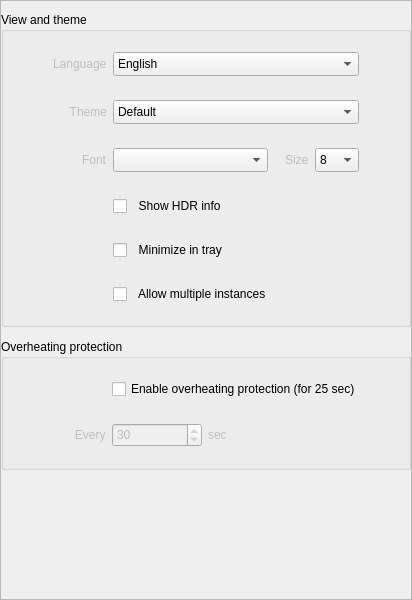
              <widget class="QWidget" name="tab_2">
               <attribute name="title">
                <string>Advanced</string>
               </attribute>
               <layout class="QGridLayout" name="gridLayout_11">
                <property name="leftMargin">
                 <number>0</number>
                </property>
                <property name="topMargin">
                 <number>0</number>
                </property>
                <property name="rightMargin">
                 <number>0</number>
                </property>
                <property name="bottomMargin">
                 <number>0</number>
                </property>
                <property name="spacing">
                 <number>0</number>
                </property>
                <item row="0" column="0">
                 <widget class="QFrame" name="frameAltTab_2">
                  <property name="minimumSize">
                   <size>
                    <width>0</width>
                    <height>600</height>
                   </size>
                  </property>
                  <property name="frameShape">
                   <enum>QFrame::StyledPanel</enum>
                  </property>
                  <property name="frameShadow">
                   <enum>QFrame::Raised</enum>
                  </property>
                  <layout class="QGridLayout" name="gridLayout_18">
                   <property name="leftMargin">
                    <number>0</number>
                   </property>
                   <property name="topMargin">
                    <number>11</number>
                   </property>
                   <property name="rightMargin">
                    <number>0</number>
                   </property>
                   <property name="bottomMargin">
                    <number>0</number>
                   </property>
                   <property name="verticalSpacing">
                    <number>0</number>
                   </property>
                   <item row="0" column="0">
                    <widget class="QGroupBox" name="groupBoxSettings_4">
                     <property name="title">
                      <string>View and theme</string>
                     </property>
                     <layout class="QGridLayout" name="gridLayout_19">
                      <property name="topMargin">
                       <number>20</number>
                      </property>
                      <property name="bottomMargin">
                       <number>20</number>
                      </property>
                      <item row="0" column="0">
                       <layout class="QGridLayout" name="gridLayout_20">
                        <property name="leftMargin">
                         <number>0</number>
                        </property>
                        <property name="topMargin">
                         <number>0</number>
                        </property>
                        <property name="rightMargin">
                         <number>0</number>
                        </property>
                        <item row="8" column="2" alignment="Qt::AlignLeft">
                         <widget class="QCheckBox" name="checkBox_tray">
                          <property name="maximumSize">
                           <size>
                            <width>600</width>
                            <height>30</height>
                           </size>
                          </property>
                          <property name="text">
                           <string>  Minimize in tray</string>
                          </property>
                         </widget>
                        </item>
                        <item row="4" column="1" alignment="Qt::AlignRight">
                         <widget class="QLabel" name="label_font">
                          <property name="enabled">
                           <bool>false</bool>
                          </property>
                          <property name="text">
                           <string>Font</string>
                          </property>
                         </widget>
                        </item>
                        <item row="2" column="2" colspan="4">
                         <widget class="QComboBox" name="comboBox_theme">
                          <property name="enabled">
                           <bool>true</bool>
                          </property>
                          <property name="sizePolicy">
                           <sizepolicy hsizetype="Minimum" vsizetype="Fixed">
                            <horstretch>0</horstretch>
                            <verstretch>0</verstretch>
                           </sizepolicy>
                          </property>
                          <property name="minimumSize">
                           <size>
                            <width>246</width>
                            <height>24</height>
                           </size>
                          </property>
                          <property name="maximumSize">
                           <size>
                            <width>246</width>
                            <height>30</height>
                           </size>
                          </property>
                          <property name="styleSheet">
                           <string notr="true"/>
                          </property>
                          <property name="currentIndex">
                           <number>0</number>
                          </property>
                          <item>
                           <property name="text">
                            <string>Default</string>
                           </property>
                          </item>
                          <item>
                           <property name="text">
                            <string>Gray</string>
                           </property>
                          </item>
                          <item>
                           <property name="text">
                            <string>Dark</string>
                           </property>
                          </item>
                          <item>
                           <property name="text">
                            <string>Wave</string>
                           </property>
                          </item>
                         </widget>
                        </item>
                        <item row="0" column="2" colspan="4">
                         <widget class="QComboBox" name="comboBox_lang">
                          <property name="sizePolicy">
                           <sizepolicy hsizetype="Minimum" vsizetype="Fixed">
                            <horstretch>0</horstretch>
                            <verstretch>0</verstretch>
                           </sizepolicy>
                          </property>
                          <property name="minimumSize">
                           <size>
                            <width>246</width>
                            <height>24</height>
                           </size>
                          </property>
                          <property name="maximumSize">
                           <size>
                            <width>246</width>
                            <height>30</height>
                           </size>
                          </property>
                          <item>
                           <property name="text">
                            <string>English</string>
                           </property>
                          </item>
                          <item>
                           <property name="text">
                            <string>Chinese</string>
                           </property>
                          </item>
                          <item>
                           <property name="text">
                            <string>German</string>
                           </property>
                          </item>
                          <item>
                           <property name="text">
                            <string>Russian</string>
                           </property>
                          </item>
                         </widget>
                        </item>
                        <item row="0" column="1" alignment="Qt::AlignRight">
                         <widget class="QLabel" name="label_1">
                          <property name="enabled">
                           <bool>false</bool>
                          </property>
                          <property name="text">
                           <string>Language</string>
                          </property>
                         </widget>
                        </item>
                        <item row="7" column="2">
                         <spacer name="verticalSpacer_8">
                          <property name="orientation">
                           <enum>Qt::Vertical</enum>
                          </property>
                          <property name="sizeType">
                           <enum>QSizePolicy::Fixed</enum>
                          </property>
                          <property name="sizeHint" stdset="0">
                           <size>
                            <width>20</width>
                            <height>18</height>
                           </size>
                          </property>
                         </spacer>
                        </item>
                        <item row="2" column="1" alignment="Qt::AlignRight">
                         <widget class="QLabel" name="label_theme">
                          <property name="enabled">
                           <bool>false</bool>
                          </property>
                          <property name="sizePolicy">
                           <sizepolicy hsizetype="Preferred" vsizetype="Preferred">
                            <horstretch>0</horstretch>
                            <verstretch>0</verstretch>
                           </sizepolicy>
                          </property>
                          <property name="text">
                           <string>   Theme</string>
                          </property>
                          <property name="alignment">
                           <set>Qt::AlignRight|Qt::AlignTrailing|Qt::AlignVCenter</set>
                          </property>
                         </widget>
                        </item>
                        <item row="5" column="2">
                         <spacer name="verticalSpacer_6">
                          <property name="orientation">
                           <enum>Qt::Vertical</enum>
                          </property>
                          <property name="sizeType">
                           <enum>QSizePolicy::Fixed</enum>
                          </property>
                          <property name="sizeHint" stdset="0">
                           <size>
                            <width>20</width>
                            <height>18</height>
                           </size>
                          </property>
                         </spacer>
                        </item>
                        <item row="2" column="0">
                         <spacer name="horizontalSpacer_11">
                          <property name="orientation">
                           <enum>Qt::Horizontal</enum>
                          </property>
                          <property name="sizeType">
                           <enum>QSizePolicy::Expanding</enum>
                          </property>
                          <property name="sizeHint" stdset="0">
                           <size>
                            <width>40</width>
                            <height>20</height>
                           </size>
                          </property>
                         </spacer>
                        </item>
                        <item row="4" column="5" alignment="Qt::AlignRight">
                         <widget class="QComboBox" name="comboBox_fontsize">
                          <property name="sizePolicy">
                           <sizepolicy hsizetype="Minimum" vsizetype="Fixed">
                            <horstretch>0</horstretch>
                            <verstretch>0</verstretch>
                           </sizepolicy>
                          </property>
                          <property name="minimumSize">
                           <size>
                            <width>30</width>
                            <height>24</height>
                           </size>
                          </property>
                          <property name="maximumSize">
                           <size>
                            <width>50</width>
                            <height>30</height>
                           </size>
                          </property>
                          <item>
                           <property name="text">
                            <string notr="true">8</string>
                           </property>
                          </item>
                          <item>
                           <property name="text">
                            <string notr="true">9</string>
                           </property>
                          </item>
                          <item>
                           <property name="text">
                            <string notr="true">10</string>
                           </property>
                          </item>
                          <item>
                           <property name="text">
                            <string notr="true">11</string>
                           </property>
                          </item>
                          <item>
                           <property name="text">
                            <string notr="true">12</string>
                           </property>
                          </item>
                         </widget>
                        </item>
                        <item row="4" column="6">
                         <spacer name="horizontalSpacer_10">
                          <property name="orientation">
                           <enum>Qt::Horizontal</enum>
                          </property>
                          <property name="sizeHint" stdset="0">
                           <size>
                            <width>40</width>
                            <height>20</height>
                           </size>
                          </property>
                         </spacer>
                        </item>
                        <item row="2" column="6">
                         <spacer name="horizontalSpacer_9">
                          <property name="orientation">
                           <enum>Qt::Horizontal</enum>
                          </property>
                          <property name="sizeHint" stdset="0">
                           <size>
                            <width>40</width>
                            <height>20</height>
                           </size>
                          </property>
                         </spacer>
                        </item>
                        <item row="4" column="4" alignment="Qt::AlignRight">
                         <widget class="QLabel" name="label_fontSize">
                          <property name="enabled">
                           <bool>false</bool>
                          </property>
                          <property name="text">
                           <string>Size</string>
                          </property>
                         </widget>
                        </item>
                        <item row="3" column="2">
                         <spacer name="verticalSpacer_16">
                          <property name="orientation">
                           <enum>Qt::Vertical</enum>
                          </property>
                          <property name="sizeType">
                           <enum>QSizePolicy::Fixed</enum>
                          </property>
                          <property name="sizeHint" stdset="0">
                           <size>
                            <width>20</width>
                            <height>18</height>
                           </size>
                          </property>
                         </spacer>
                        </item>
                        <item row="6" column="2">
                         <widget class="QCheckBox" name="checkBox_showHDR">
                          <property name="enabled">
                           <bool>true</bool>
                          </property>
                          <property name="sizePolicy">
                           <sizepolicy hsizetype="Minimum" vsizetype="Fixed">
                            <horstretch>0</horstretch>
                            <verstretch>0</verstretch>
                           </sizepolicy>
                          </property>
                          <property name="maximumSize">
                           <size>
                            <width>600</width>
                            <height>30</height>
                           </size>
                          </property>
                          <property name="styleSheet">
                           <string notr="true"/>
                          </property>
                          <property name="text">
                           <string>  Show HDR info</string>
                          </property>
                          <property name="checkable">
                           <bool>true</bool>
                          </property>
                          <property name="checked">
                           <bool>false</bool>
                          </property>
                         </widget>
                        </item>
                        <item row="4" column="2" colspan="2" alignment="Qt::AlignLeft">
                         <widget class="QComboBox" name="comboBox_font">
                          <property name="sizePolicy">
                           <sizepolicy hsizetype="Preferred" vsizetype="Fixed">
                            <horstretch>0</horstretch>
                            <verstretch>0</verstretch>
                           </sizepolicy>
                          </property>
                          <property name="minimumSize">
                           <size>
                            <width>155</width>
                            <height>24</height>
                           </size>
                          </property>
                          <property name="maximumSize">
                           <size>
                            <width>155</width>
                            <height>30</height>
                           </size>
                          </property>
                         </widget>
                        </item>
                        <item row="1" column="2">
                         <spacer name="verticalSpacer_15">
                          <property name="orientation">
                           <enum>Qt::Vertical</enum>
                          </property>
                          <property name="sizeType">
                           <enum>QSizePolicy::Fixed</enum>
                          </property>
                          <property name="sizeHint" stdset="0">
                           <size>
                            <width>20</width>
                            <height>18</height>
                           </size>
                          </property>
                         </spacer>
                        </item>
                        <item row="9" column="2">
                         <spacer name="verticalSpacer_17">
                          <property name="orientation">
                           <enum>Qt::Vertical</enum>
                          </property>
                          <property name="sizeType">
                           <enum>QSizePolicy::Fixed</enum>
                          </property>
                          <property name="sizeHint" stdset="0">
                           <size>
                            <width>20</width>
                            <height>18</height>
                           </size>
                          </property>
                         </spacer>
                        </item>
                        <item row="10" column="2" colspan="3">
                         <widget class="QCheckBox" name="checkBox_allowDuplicates">
                          <property name="maximumSize">
                           <size>
                            <width>600</width>
                            <height>30</height>
                           </size>
                          </property>
                          <property name="text">
                           <string>  Allow multiple instances</string>
                          </property>
                         </widget>
                        </item>
                       </layout>
                      </item>
                     </layout>
                    </widget>
                   </item>
                   <item row="1" column="0">
                    <spacer name="verticalSpacer_7">
                     <property name="orientation">
                      <enum>Qt::Vertical</enum>
                     </property>
                     <property name="sizeType">
                      <enum>QSizePolicy::Fixed</enum>
                     </property>
                     <property name="sizeHint" stdset="0">
                      <size>
                       <width>20</width>
                       <height>12</height>
                      </size>
                     </property>
                    </spacer>
                   </item>
                   <item row="4" column="0">
                    <spacer name="verticalSpacer_5">
                     <property name="orientation">
                      <enum>Qt::Vertical</enum>
                     </property>
                     <property name="sizeHint" stdset="0">
                      <size>
                       <width>20</width>
                       <height>6</height>
                      </size>
                     </property>
                    </spacer>
                   </item>
                   <item row="2" column="0">
                    <widget class="QGroupBox" name="groupBoxSettings_3">
                     <property name="title">
                      <string>Overheating protection</string>
                     </property>
                     <layout class="QGridLayout" name="gridLayout_17">
                      <property name="topMargin">
                       <number>20</number>
                      </property>
                      <property name="bottomMargin">
                       <number>20</number>
                      </property>
                      <item row="0" column="0">
                       <layout class="QGridLayout" name="gridLayout_16">
                        <property name="leftMargin">
                         <number>0</number>
                        </property>
                        <property name="rightMargin">
                         <number>0</number>
                        </property>
                        <item row="2" column="2">
                         <widget class="QSpinBox" name="spinBox_protectionTimer">
                          <property name="enabled">
                           <bool>false</bool>
                          </property>
                          <property name="sizePolicy">
                           <sizepolicy hsizetype="Minimum" vsizetype="Fixed">
                            <horstretch>0</horstretch>
                            <verstretch>0</verstretch>
                           </sizepolicy>
                          </property>
                          <property name="minimumSize">
                           <size>
                            <width>30</width>
                            <height>24</height>
                           </size>
                          </property>
                          <property name="maximumSize">
                           <size>
                            <width>90</width>
                            <height>30</height>
                           </size>
                          </property>
                          <property name="styleSheet">
                           <string notr="true"/>
                          </property>
                          <property name="specialValueText">
                           <string notr="true"/>
                          </property>
                          <property name="suffix">
                           <string notr="true"/>
                          </property>
                          <property name="prefix">
                           <string notr="true"/>
                          </property>
                          <property name="minimum">
                           <number>15</number>
                          </property>
                          <property name="maximum">
                           <number>1800</number>
                          </property>
                          <property name="value">
                           <number>30</number>
                          </property>
                         </widget>
                        </item>
                        <item row="1" column="2">
                         <spacer name="verticalSpacer_14">
                          <property name="orientation">
                           <enum>Qt::Vertical</enum>
                          </property>
                          <property name="sizeType">
                           <enum>QSizePolicy::Fixed</enum>
                          </property>
                          <property name="sizeHint" stdset="0">
                           <size>
                            <width>20</width>
                            <height>18</height>
                           </size>
                          </property>
                         </spacer>
                        </item>
                        <item row="2" column="1" alignment="Qt::AlignRight">
                         <widget class="QLabel" name="label_7">
                          <property name="enabled">
                           <bool>false</bool>
                          </property>
                          <property name="sizePolicy">
                           <sizepolicy hsizetype="Preferred" vsizetype="Preferred">
                            <horstretch>0</horstretch>
                            <verstretch>0</verstretch>
                           </sizepolicy>
                          </property>
                          <property name="text">
                           <string>      Every</string>
                          </property>
                         </widget>
                        </item>
                        <item row="2" column="3" alignment="Qt::AlignLeft">
                         <widget class="QLabel" name="label_6">
                          <property name="enabled">
                           <bool>false</bool>
                          </property>
                          <property name="text">
                           <string>sec</string>
                          </property>
                         </widget>
                        </item>
                        <item row="0" column="2" colspan="2">
                         <widget class="QCheckBox" name="checkBox_protection">
                          <property name="sizePolicy">
                           <sizepolicy hsizetype="Minimum" vsizetype="Fixed">
                            <horstretch>0</horstretch>
                            <verstretch>0</verstretch>
                           </sizepolicy>
                          </property>
                          <property name="minimumSize">
                           <size>
                            <width>246</width>
                            <height>0</height>
                           </size>
                          </property>
                          <property name="maximumSize">
                           <size>
                            <width>246</width>
                            <height>16777215</height>
                           </size>
                          </property>
                          <property name="styleSheet">
                           <string notr="true"/>
                          </property>
                          <property name="text">
                           <string>Enable overheating protection (for 25 sec)</string>
                          </property>
                         </widget>
                        </item>
                        <item row="2" column="0">
                         <spacer name="horizontalSpacer_6">
                          <property name="orientation">
                           <enum>Qt::Horizontal</enum>
                          </property>
                          <property name="sizeType">
                           <enum>QSizePolicy::Expanding</enum>
                          </property>
                          <property name="sizeHint" stdset="0">
                           <size>
                            <width>40</width>
                            <height>20</height>
                           </size>
                          </property>
                         </spacer>
                        </item>
                        <item row="2" column="4">
                         <spacer name="horizontalSpacer_4">
                          <property name="orientation">
                           <enum>Qt::Horizontal</enum>
                          </property>
                          <property name="sizeHint" stdset="0">
                           <size>
                            <width>40</width>
                            <height>20</height>
                           </size>
                          </property>
                         </spacer>
                        </item>
                       </layout>
                      </item>
                     </layout>
                    </widget>
                   </item>
                  </layout>
                 </widget>
                </item>
               </layout>
              </widget>
